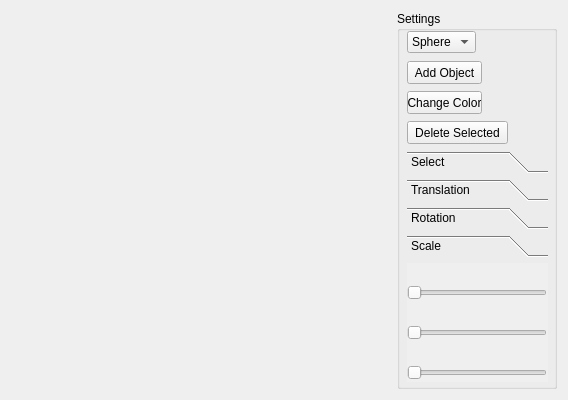
<?xml version="1.0" encoding="UTF-8"?>
<ui version="4.0">
 <class>MainWindow</class>
 <widget class="QMainWindow" name="MainWindow">
  <property name="geometry">
   <rect>
    <x>0</x>
    <y>0</y>
    <width>568</width>
    <height>400</height>
   </rect>
  </property>
  <property name="windowTitle">
   <string>MainWindow</string>
  </property>
  <widget class="QWidget" name="centralWidget">
   <layout class="QHBoxLayout" name="horizontalLayout">
    <item>
     <widget class="BaseGLWidget" name="widget" native="true"/>
    </item>
    <item>
     <widget class="QGroupBox" name="groupBox">
      <property name="sizePolicy">
       <sizepolicy hsizetype="Fixed" vsizetype="Preferred">
        <horstretch>0</horstretch>
        <verstretch>0</verstretch>
       </sizepolicy>
      </property>
      <property name="minimumSize">
       <size>
        <width>160</width>
        <height>0</height>
       </size>
      </property>
      <property name="title">
       <string>Settings</string>
      </property>
      <widget class="QPushButton" name="pushButton">
       <property name="geometry">
        <rect>
         <x>10</x>
         <y>50</y>
         <width>75</width>
         <height>23</height>
        </rect>
       </property>
       <property name="text">
        <string>Add Object</string>
       </property>
      </widget>
      <widget class="QComboBox" name="comboBox">
       <property name="geometry">
        <rect>
         <x>10</x>
         <y>20</y>
         <width>69</width>
         <height>22</height>
        </rect>
       </property>
       <item>
        <property name="text">
         <string>Sphere</string>
        </property>
       </item>
       <item>
        <property name="text">
         <string>Cone</string>
        </property>
       </item>
       <item>
        <property name="text">
         <string>Cylinder</string>
        </property>
       </item>
       <item>
        <property name="text">
         <string>ObjFile</string>
        </property>
       </item>
      </widget>
      <widget class="QPushButton" name="colorButton">
       <property name="geometry">
        <rect>
         <x>10</x>
         <y>80</y>
         <width>75</width>
         <height>23</height>
        </rect>
       </property>
       <property name="text">
        <string>Change Color</string>
       </property>
       <property name="flat">
        <bool>false</bool>
       </property>
      </widget>
      <widget class="QToolBox" name="tools">
       <property name="geometry">
        <rect>
         <x>10</x>
         <y>140</y>
         <width>141</width>
         <height>231</height>
        </rect>
       </property>
       <property name="currentIndex">
        <number>3</number>
       </property>
       <widget class="QWidget" name="page_4">
        <property name="geometry">
         <rect>
          <x>0</x>
          <y>0</y>
          <width>141</width>
          <height>123</height>
         </rect>
        </property>
        <attribute name="label">
         <string>Select</string>
        </attribute>
        <widget class="QListWidget" name="objectList">
         <property name="geometry">
          <rect>
           <x>0</x>
           <y>0</y>
           <width>141</width>
           <height>121</height>
          </rect>
         </property>
        </widget>
       </widget>
       <widget class="QWidget" name="page">
        <property name="geometry">
         <rect>
          <x>0</x>
          <y>0</y>
          <width>141</width>
          <height>123</height>
         </rect>
        </property>
        <attribute name="label">
         <string>Translation</string>
        </attribute>
        <widget class="QSlider" name="Tx">
         <property name="geometry">
          <rect>
           <x>0</x>
           <y>20</y>
           <width>140</width>
           <height>19</height>
          </rect>
         </property>
         <property name="orientation">
          <enum>Qt::Horizontal</enum>
         </property>
        </widget>
        <widget class="QSlider" name="Ty">
         <property name="geometry">
          <rect>
           <x>0</x>
           <y>60</y>
           <width>140</width>
           <height>19</height>
          </rect>
         </property>
         <property name="orientation">
          <enum>Qt::Horizontal</enum>
         </property>
        </widget>
        <widget class="QSlider" name="Tz">
         <property name="geometry">
          <rect>
           <x>0</x>
           <y>100</y>
           <width>140</width>
           <height>19</height>
          </rect>
         </property>
         <property name="orientation">
          <enum>Qt::Horizontal</enum>
         </property>
        </widget>
       </widget>
       <widget class="QWidget" name="page_2">
        <property name="geometry">
         <rect>
          <x>0</x>
          <y>0</y>
          <width>141</width>
          <height>123</height>
         </rect>
        </property>
        <attribute name="label">
         <string>Rotation</string>
        </attribute>
        <widget class="QSlider" name="Rz">
         <property name="geometry">
          <rect>
           <x>0</x>
           <y>90</y>
           <width>140</width>
           <height>19</height>
          </rect>
         </property>
         <property name="orientation">
          <enum>Qt::Horizontal</enum>
         </property>
        </widget>
        <widget class="QSlider" name="Rx">
         <property name="geometry">
          <rect>
           <x>0</x>
           <y>10</y>
           <width>140</width>
           <height>19</height>
          </rect>
         </property>
         <property name="orientation">
          <enum>Qt::Horizontal</enum>
         </property>
        </widget>
        <widget class="QSlider" name="Ry">
         <property name="geometry">
          <rect>
           <x>0</x>
           <y>50</y>
           <width>140</width>
           <height>19</height>
          </rect>
         </property>
         <property name="orientation">
          <enum>Qt::Horizontal</enum>
         </property>
        </widget>
       </widget>
       <widget class="QWidget" name="page_3">
        <property name="geometry">
         <rect>
          <x>0</x>
          <y>0</y>
          <width>141</width>
          <height>123</height>
         </rect>
        </property>
        <attribute name="label">
         <string>Scale</string>
        </attribute>
        <widget class="QSlider" name="Sz">
         <property name="geometry">
          <rect>
           <x>0</x>
           <y>100</y>
           <width>140</width>
           <height>19</height>
          </rect>
         </property>
         <property name="orientation">
          <enum>Qt::Horizontal</enum>
         </property>
        </widget>
        <widget class="QSlider" name="Sx">
         <property name="geometry">
          <rect>
           <x>0</x>
           <y>20</y>
           <width>140</width>
           <height>19</height>
          </rect>
         </property>
         <property name="orientation">
          <enum>Qt::Horizontal</enum>
         </property>
        </widget>
        <widget class="QSlider" name="Sy">
         <property name="geometry">
          <rect>
           <x>0</x>
           <y>60</y>
           <width>140</width>
           <height>19</height>
          </rect>
         </property>
         <property name="orientation">
          <enum>Qt::Horizontal</enum>
         </property>
        </widget>
       </widget>
      </widget>
      <widget class="QPushButton" name="pushButton_2">
       <property name="geometry">
        <rect>
         <x>10</x>
         <y>110</y>
         <width>101</width>
         <height>23</height>
        </rect>
       </property>
       <property name="text">
        <string>Delete Selected</string>
       </property>
      </widget>
     </widget>
    </item>
   </layout>
  </widget>
 </widget>
 <layoutdefault spacing="6" margin="11"/>
 <customwidgets>
  <customwidget>
   <class>BaseGLWidget</class>
   <extends>QWidget</extends>
   <header>baseglwidget.h</header>
   <container>1</container>
  </customwidget>
 </customwidgets>
 <resources/>
 <connections/>
</ui>
